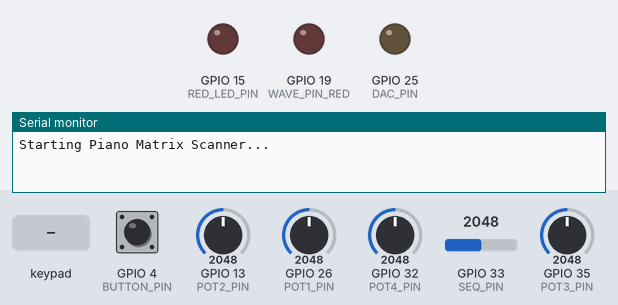
Simulated run of this sketch. Board: ESP32. Shown: output pins drawn as LEDs (lit = HIGH), the last lines printed to the serial monitor. Wiring (inferred from the names in the program): 4×3 keypad with keys 1 2 3 4 5 6 7 8 9 * 0 # (labels assumed): rows GPIO 36, GPIO 39, GPIO 34, GPIO 21; columns GPIO 27, GPIO 14, GPIO 12. Dashed ring = blinking. The test bench sets the inputs (shaded band); at power-on: GPIO 4 (BUTTON_PIN) LOW, GPIO 13 (POT2_PIN) = 2048, GPIO 26 (POT1_PIN) = 2048, GPIO 32 (POT4_PIN) = 2048, GPIO 33 (SEQ_PIN) = 2048, GPIO 35 (POT3_PIN) = 2048 (analog values on the 0–4095 scale). Random numbers use the default seed unless the sketch sets one; pins used as bus, display or sensor lines are not drawn.

Above: at 1.2 s.
1.3 s: key '3' pressed
At 1.59 s:
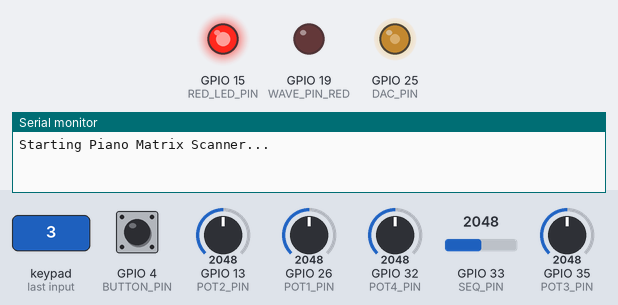
3.3 s: keypad keys 3 6 3 9 3 4 2 1 pressed 0.4 s apart
At 4.41 s:
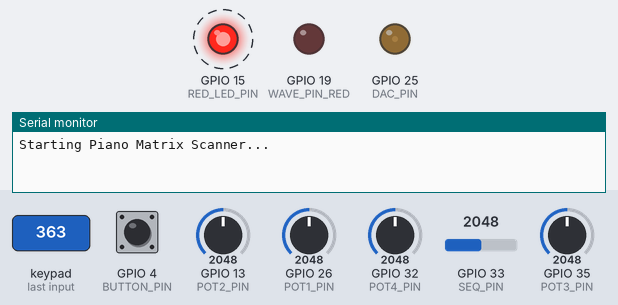
8.0 s: GPIO 4 (BUTTON_PIN) pulled HIGH for 0.15 s
9.6 s: GPIO 4 (BUTTON_PIN) pulled HIGH for 1 s
12.1 s: key '9' pressed
At 13.9 s:
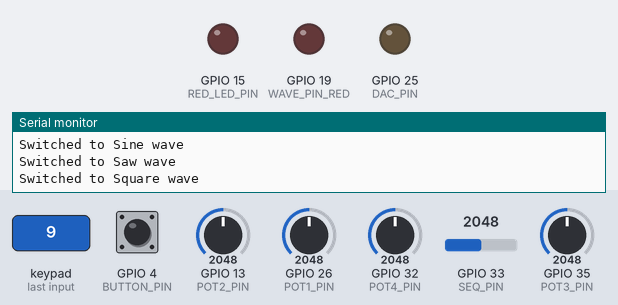
14.2 s: keypad keys 3 6 3 9 3 4 2 1 # pressed 0.4 s apart
At 14.77 s:
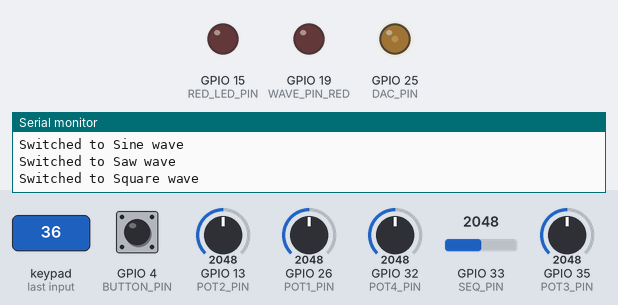
Timing chart, 0 to 19.5 s (numbered marks = the images above; inputs shaded):
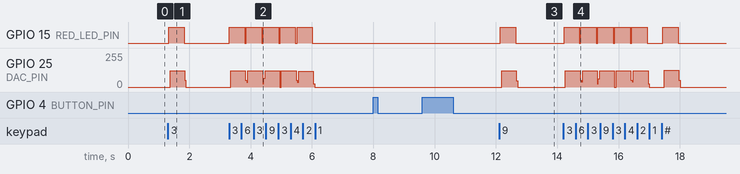

The sketch:

keyboard.ino
```cpp
/*
This code is the 'brains' of my digital synth project. It's primary job is to take input from
the keyboard (which was reverse-engineered from a children's toy & has some quirks)
and then make the corresponding sound.

We also read in various potentiometer values and based off of that adjusts the timing and pitch
of the notes as well. See demo video in README.md if you want to see it working.

Sibling file 'drone.ino' was a more ambitious attempt to use threading to actually emulate LFO and other synth-like
effects. Never really got it working very well, this code is much simpler and works much better.

Critical functions: playNote(), identifyNoteFromKeys(), and the Loop().
*/


#include <map>
#include <string>


// ROW-COL stuff is for matrix to scan for keyboard inputs
const int ROW_PINS[] = {36, 39, 34, 21};
const int COL_PINS[] = {27, 14, 12};
const int NUM_ROWS = 4;
const int NUM_COLS = 3;

const int DAC_PIN = 25; //
const int BUTTON_PIN = 4;
const int RED_LED_PIN = 15;
const int POT1_PIN = 26;
const int POT2_PIN = 13;
const int POT3_PIN = 35;
const int POT4_PIN = 32;
const int SEQ_PIN = 33;

const int WAVE_PINS[] = {23, 22, 18}; // sqare, sine & saw waves implemented
const int WAVE_PIN_RED = 19; // as in red LED

unsigned long lastDebounceTime = 0; // for matrix scan of keyboard
const unsigned long debounceDelay = 200;

// ------------------------------------------------------------
// ---------------- STRUCTS & CLASSES -------------------------
// ------------------------------------------------------------

struct KeyPosition {
    int row;
    int col;
};


enum class WaveType {
    SQUARE,
    SINE,
    SAW
};

WaveType currentWave = WaveType::SQUARE;

// ----------------------------------------------------------------------------------------------------------------
// ------------------------------------------ FUNCTIONS ---------------------------------------------------------------
// ----------------------------------------------------------------------------------------------------------------


void playNote(const char* noteName, WaveType waveType = WaveType::SQUARE, int durationMs = 500, uint8_t toneShift = 0, float upDown = 0, float noise = 0, int seqVal = 0) {
    /*
    We take in a noteName & a bunch of parameter values which have been set by the various potentiometers, and then based off of that we're adjusting the timing
    of how we write a value to our output, DAC_PIN.

    The timing of how we flip on and off the DAC_PIN is how we're changing frequency, adding random noise, etc etc.
    */

    digitalWrite(RED_LED_PIN, HIGH); // helper red LED indicates you're playing a note

    // turn noteName into frequency number
    static const std::map<std::string, float> noteToFreq = {
        {"C",  261.63}, {"C#", 277.18},
        {"D",  293.66}, {"D#", 311.13},
        {"E",  329.63},
        {"F",  349.23}, {"F#", 369.99},
        {"G",  392.00}, {"G#", 415.30},
        {"A",  440.00}, {"A#", 466.16},
        {"B",  493.88}
    };
    auto it = noteToFreq.find(noteName);
    if (it == noteToFreq.end()) {
        Serial.println("Invalid note!");
        return;
    }

    float baseFrequency = it->second;
    const float maxFreqShift = 30.0;
    const float TWO_PI_ = 6.28318530718;
    const int SAMPLES_PER_PERIOD = 32;


    // shift frequency, this will cause, over the course of the note being played, the freq to rise
    // scaled by toneShift param, which is connected to potentiometer
    float freqShiftPerMs = 0;
    if (toneShift > 0) {
        float totalShift = (maxFreqShift * toneShift) / 255.0;
        freqShiftPerMs = totalShift / durationMs;
    }

    unsigned long startTime = millis();
    int dacValue = 0;

    while(millis() - startTime < durationMs) {
        unsigned long elapsed = millis() - startTime;

        // upDown param will cause either frequency to rise or fall over course of note
        float currentFreq = baseFrequency + (freqShiftPerMs * elapsed * upDown);
        currentFreq = currentFreq + seqVal;
        int period = (int)(1000000.0 / currentFreq);


        // add random noise scaled by 'noise' param (another potentiometer)
        int randomSeed = random(-3,3);
        int noiseToAdd = randomSeed * noise;
        period = period + noiseToAdd;

        int halfPeriod = period / 2;
        int sampleTime = period / SAMPLES_PER_PERIOD;

        static float phase = 0.0;


        // THIS IS WHERE SOUND GENERATION LITERALLY HAPPENS, DAC_WRITE()!
        // everything else beforehard is just about setting up how it will happen
        switch(waveType) {
            case WaveType::SQUARE:
                dacWrite(DAC_PIN, 255);  // HIGH
                delayMicroseconds(halfPeriod);
                dacWrite(DAC_PIN, 0);    // LOW
                delayMicroseconds(halfPeriod);
                break;

            case WaveType::SINE:
                for(int i = 0; i < SAMPLES_PER_PERIOD; i++) {
                    phase = TWO_PI_ * i / SAMPLES_PER_PERIOD;
                    dacValue = (int)(127.5 + 127.5 * sin(phase));
                    dacWrite(DAC_PIN, dacValue);
                    delayMicroseconds(sampleTime);
                }
                break;

            case WaveType::SAW:
                for(int i = 0; i < SAMPLES_PER_PERIOD; i++) {
                    dacValue = (i * 255) / SAMPLES_PER_PERIOD;
                    dacWrite(DAC_PIN, dacValue);
                    delayMicroseconds(sampleTime);
                }
                break;
        }
    }

    dacWrite(DAC_PIN, 0);
    digitalWrite(RED_LED_PIN, LOW);
}


WaveType getNextWave(WaveType current) {
// when you press the wave button, it just cycles thru the three wave types
    switch(current) {
        case WaveType::SQUARE:
            return WaveType::SINE;
        case WaveType::SINE:
            return WaveType::SAW;
        case WaveType::SAW:
            return WaveType::SQUARE;
        default:
            return WaveType::SQUARE;
    }
}

const char* getWaveTypeName(WaveType wave) {
    switch(wave) {
        case WaveType::SQUARE:
            return "Square";
        case WaveType::SINE:
            return "Sine";
        case WaveType::SAW:
            return "Saw";
        default:
            return "Unknown";
    }
}

//
const char* identifyNoteFromKeys(KeyPosition activeKeys[], int keyCount) {
    /*
    This function runs once per loop().

    activeKeys[] I think of as array of pairs of (row, col) values.

    So each loop we wrote HIGH values along the COL, read back along the ROW, and when we got a HIGH result for
    that ROW value we added (row, col) to the activeKeys[] array.

    Now, we're taking this raw result and mapping it back to a keypress.

    C and G generate lots of false positives due to wiring things that I don't understand
    and since it somewhat works I'm not going to take it all apart ¯\_(ツ)_/¯
    */

    bool rowCols[NUM_ROWS][NUM_COLS] = {false};  // Track active columns for each row


    for (int i = 0; i < keyCount; i++) {
        int row = activeKeys[i].row;
        int col = activeKeys[i].col;
        if (row < NUM_ROWS && col < NUM_COLS) {
            rowCols[row][col] = true;
        }
    }

    // Identify specific note patterns based on active columns in each row
    if (rowCols[3][0] && rowCols[3][1] && rowCols[3][2]) return "C";
    //if (rowCols[3][0]) return "C"; //
    if (rowCols[2][0] && rowCols[2][1] && rowCols[2][2]) return "C#";
    if (rowCols[1][0] && rowCols[1][1] && rowCols[1][2]) return "D";
    if (rowCols[0][0] && rowCols[0][1] && rowCols[0][2]) return "D#";
    if (rowCols[0][1] && rowCols[0][2] && !rowCols[0][0]) return "E";
    if (rowCols[1][1] && rowCols[1][2] && !rowCols[1][0]) return "F";
    if (rowCols[2][1] && rowCols[2][2] && !rowCols[2][0]) return "F#";
    //if (rowCols[3][1]) return "G"; // ditto to C
    if (rowCols[3][2] && !rowCols[3][1] && !rowCols[3][0]) return "G#";
    if (rowCols[2][2] && !rowCols[2][1] && !rowCols[2][0]) return "A";
    if (rowCols[1][2] && !rowCols[1][1] && !rowCols[1][0]) return "A#";
    if (rowCols[0][2] && !rowCols[0][1] && !rowCols[0][0]) return "B";

    return NULL;
}

// ----------------------------------------------------------------------------------------------------------------
// ------------------------------------------ SETUP ---------------------------------------------------------------
// ----------------------------------------------------------------------------------------------------------------


void setup() {

    Serial.begin(115200); // baud rate
    Serial.println("Starting Piano Matrix Scanner...");

    // Set column pins as outputs
    for (int i = 0; i < NUM_COLS; i++) {
        pinMode(COL_PINS[i], OUTPUT);
        digitalWrite(COL_PINS[i], LOW);
    }

    // Set row pins as inputs with pulldown
    for (int i = 0; i < NUM_ROWS; i++) {
        pinMode(ROW_PINS[i], INPUT_PULLDOWN);
    }

    analogReadResolution(12);
    analogSetWidth(12);
    analogSetAttenuation(ADC_11db);

    pinMode(RED_LED_PIN, OUTPUT);
    digitalWrite(RED_LED_PIN, LOW);

    pinMode(BUTTON_PIN, INPUT_PULLDOWN); // button pin takes input

    for (int i = 0; i < 3; i++){
      pinMode(WAVE_PINS[i], INPUT_PULLDOWN);
    }

    pinMode(WAVE_PIN_RED, OUTPUT);
    digitalWrite(WAVE_PIN_RED, LOW);

}

// ----------------------------------------------------------------------------------------------------------------
// ------------------------------------------ LOOP ---------------------------------------------------------------
// ----------------------------------------------------------------------------------------------------------------


void loop() {
    /*
    1: read in all potentiometer values
    2: do a matrix scan to see if a key is pressed
    3: if key is pressed, pass along note and potetiometer values to playNote()
    */

    static unsigned long lastUpdate = 0;
    const unsigned long UPDATE_INTERVAL = 50;


    if (millis() - lastUpdate >= UPDATE_INTERVAL) {
        // Read all inputs
        int pot1Val = analogRead(POT1_PIN);
        int pot2Val = analogRead(POT2_PIN);
        int pot3Val = analogRead(POT3_PIN);
        int pot4Val = analogRead(POT4_PIN);
        int seqVal = analogRead(SEQ_PIN);


    bool buttonState = digitalRead(BUTTON_PIN);
    if (buttonState == HIGH && (millis() - lastDebounceTime) > debounceDelay) {
    currentWave = getNextWave(currentWave);
    Serial.printf("Switched to %s wave\n", getWaveTypeName(currentWave));
    lastDebounceTime = millis();  // Reset debounce timer
  }

    KeyPosition activeKeys[NUM_ROWS * NUM_COLS];
    int keyCount = 0;

    for (int col = 0; col < NUM_COLS; col++) {
        digitalWrite(COL_PINS[col], HIGH);
        delayMicroseconds(50);

        for (int row = 0; row < NUM_ROWS; row++) {
            if (digitalRead(ROW_PINS[row]) == HIGH) {
                activeKeys[keyCount++] = { row, col };
            }
        }

        digitalWrite(COL_PINS[col], LOW);
        delayMicroseconds(50);
    }

    // Identify the active note
    const char* note = identifyNoteFromKeys(activeKeys, keyCount);


    if (note != NULL) {
        playNote(note, currentWave, map(pot1Val, 0, 4095, 0, 1000), map(pot2Val, 0, 4095, 0, 255), map(pot3Val, 0, 4095, -1, 1), map(pot4Val, 0, 4095, 0, 255), map(seqVal, 0, 4095, 0, 255) );

    }
    delay(50);
}

}
```

Measured:
- after the input at 1.3 s, GPIO 15 (RED_LED_PIN): LOW → HIGH at once, → LOW 0.50 s later; GPIO 25 (DAC_PIN): 0/255 → 122/255 after 0.07 s, → 0/255 0.48 s later
- after the input at 12.1 s, GPIO 15 (RED_LED_PIN): LOW → HIGH at once, → LOW 0.50 s later; GPIO 25 (DAC_PIN): 0/255 → 123/255 after 0.08 s, → 0/255 0.48 s later
- after the input at 14.2 s, GPIO 15 (RED_LED_PIN): goes 4 × (HIGH 0.50 s, LOW 0.05 s), HIGH 0.50 s, LOW 0.51 s, HIGH 0.50 s, then LOW, starting at once
